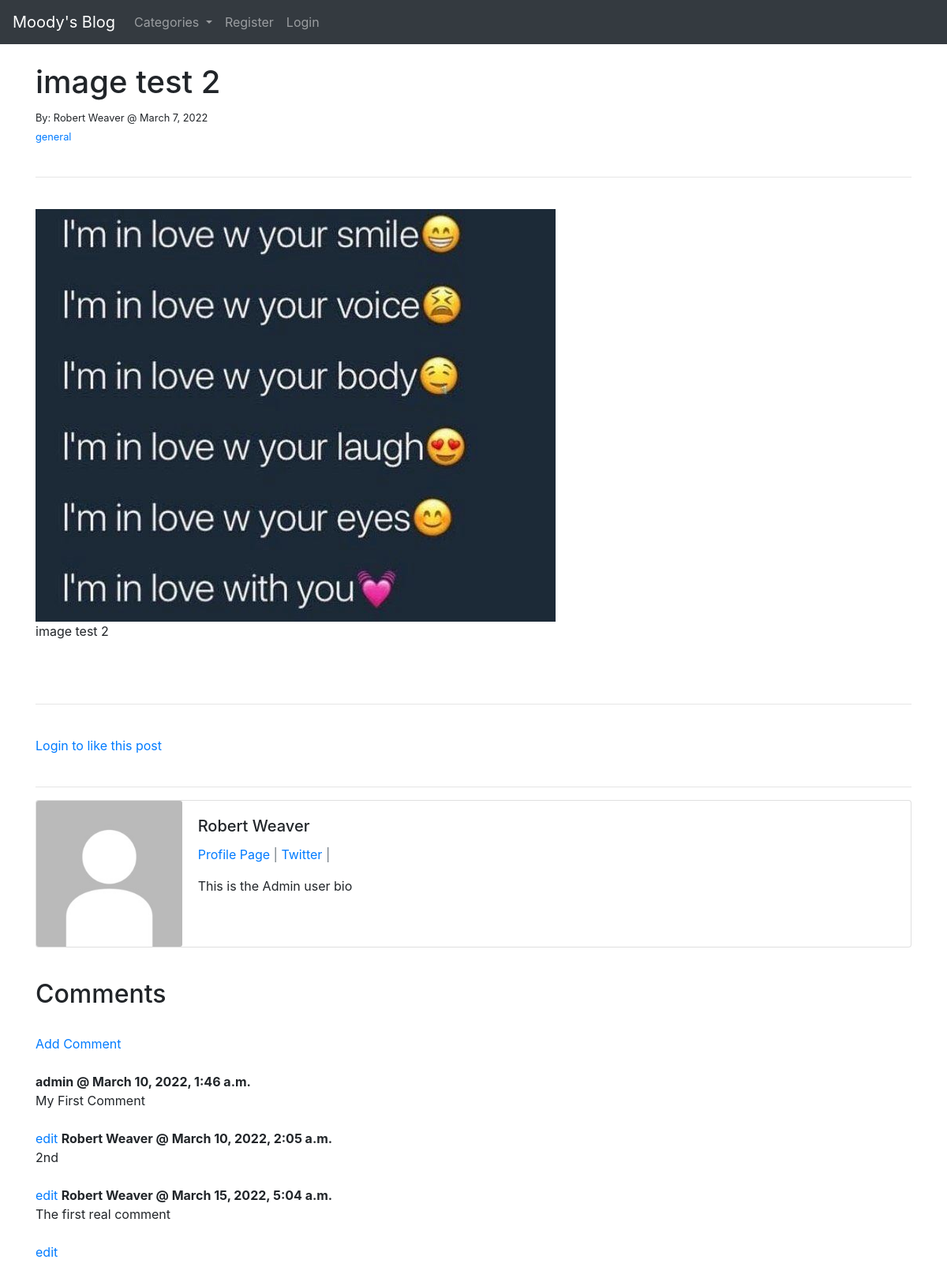
The app's page /post/admin/14/, older data.
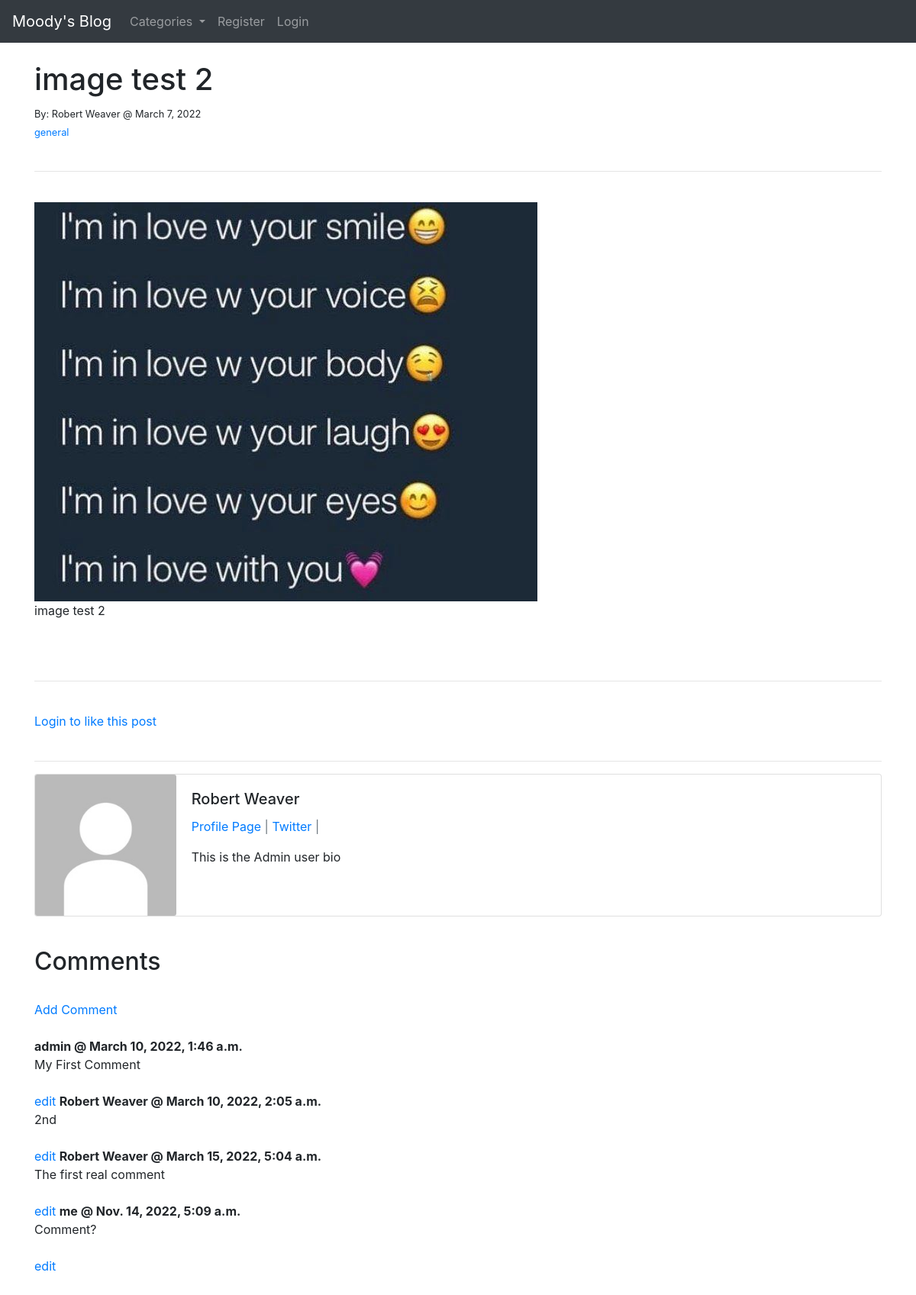
The same page, newer data.
### theblog/models.py (models this page shows, shortened)
class Post(models.Model):
    title = models.CharField(max_length=255, blank=True)
    header_image = models.ImageField(null=True, blank=True, upload_to='images/')
    title_tag = models.CharField(max_length=255)
    author = models.ForeignKey(User, on_delete=models.CASCADE)
    body = RichTextField(blank=True, null=True)
    post_date = models.DateField(auto_now_add=True)
    category = models.CharField(max_length=255, default='general')
    snippet = models.CharField(max_length=255)
    likes = models.ManyToManyField(User, related_name='blog_posts')
    def total_likes(self):
        return self.likes.count()

class Profile(models.Model):
    user = models.OneToOneField(User, null=True, on_delete=models.CASCADE)
    bio = models.TextField()
    profile_pic = models.ImageField(null=True, blank=True, upload_to='images/profile_pics/')
    website_url = models.CharField(max_length=255, null=True, blank=True)
    facebook_url = models.CharField(max_length=255, null=True, blank=True)
    twitter_url = models.CharField(max_length=255, null=True, blank=True)
    instagram_url = models.CharField(max_length=255, null=True, blank=True)

class Comment(models.Model):
    post = models.ForeignKey(Post, related_name="comments", on_delete=models.CASCADE)
    name = models.CharField(max_length=255)
    body = models.TextField()
    date_added = models.DateTimeField(auto_now_add=True)

### theblog/views.py (the view)
# urls.py: path('post/<str:author>/<int:pk>/', ArticleDetailView.as_view(), name="article-detail"),
class ArticleDetailView(DetailView):
    model = Post
    template_name = 'article_details.html'
    def get_context_data(self, *args, **kwargs):
        cat_menu = Category.objects.all()
        stuff = get_object_or_404(Post, id=self.kwargs['pk'])
        total_likes = stuff.total_likes()
        liked = False
        if stuff.likes.filter(id=self.request.user.id).exists():
            liked = True
        context = super(ArticleDetailView, self).get_context_data(*args, **kwargs)
        context["cat_menu"] = cat_menu
        context['total_likes'] = total_likes
        context['liked'] = liked
        return context
    def get_queryset(self, *args, **kwargs):
        return super().get_queryset(*args, **kwargs).filter(
            author__username=self.kwargs["author"]
        )

### theblog/models.py (called while the page is built)
    def __str__(self):
        return self.name

### theblog/templates/article_details.html (shortened to what this page needs)
{% extends 'base.html' %}
{% load static %}
{% block content %}
    <h1>{{ post.title }}</h1>
    <small>By:
        {{ post.author.first_name }}
        {{ post.author.last_name }} @ {{ post.post_date }} <br/>
        <a href="{% url 'category' post.category|slugify %}">{{ post.category }}</a><br/>
    </small><br/>
    <hr>
    <br />
    {% if post.header_image %}
        <img src="{{ post.header_image.url }}" />
    {% endif %}
    {{ post.body|safe }}
    <br/><br/>
    <hr>
    <br/>
    <form action="{% url 'like_post' post.pk %}" method="POST">
        {% if user.is_authenticated %}
            {% if liked %}
                <button type="submit" class="btn btn-danger btn-sm" name="post_id" value="{{ post.id }}">Unlike</button> - {{ total_likes }} Likes
            {% else %}
                <button type="submit" class="btn btn-primary btn-sm" name="post_id" value="{{ post.id }}">Like</button> - {{ total_likes }} Likes
            {% endif %}
        {% else %}
            <a href="{% url 'login' %}">Login to like this post</a>
        {% endif %}
    </form>
<br/>
<hr>
<div class="card mb-3">
    <div class="row no-gutters">
      <div class="col-md-2">
      {% if post.author.profile.profile_pic %}
        <img src="{{ post.author.profile.profile_pic.url }}" class="card-img">
      {% else %}
        <img src="{% static 'moodyblog/images/default_profile_pic.jpeg' %}" class="card-img" class="card-img">
      {% endif %}
      </div>
      <div class="col-md-10">
        <div class="card-body">
          <h5 class="card-title">{{ post.author.first_name }} {{ post.author.last_name }}</h5>
          <p class="card-text text-muted">
              <a href="{% url 'show_profile_page' post.author.profile.id %}">Profile Page</a> |
              {% if post.author.profile.twitter_url %}
                <a href="{{ post.author.profile.twitter_url }}">Twitter</a> |
              {% endif %}
          </p>
          <p class="card-text">{{ post.author.profile.bio }}</p>
        </div>
      </div>
    </div>
  </div>
  <br/>
  <h2>Comments</h2>
  <br/>
  {% if not post.comments.all %}
      No comments yet.<a href="{% url 'add_comment' post.pk %}">Be the first to comment!</a>
  {% else %}
      <a href="{% url 'add_comment' post.pk %}">Add Comment</a>
      <br/><br/>
      {% for comment in post.comments.all %}
        <strong>{{ comment.name }} @ {{ comment.date_added }}</strong><br/>
        {{ comment.body }}
        <br/><br/>
        <a href="{% url 'edit_comment' post.pk %}">edit</a>
        {% endfor %}
  {% endif %}
  <br/>
  <br/><br/>
{% endblock %}

### theblog/templates/base.html (shortened to what this page needs)
<!doctype html>
{% load static %}
<html lang="en">
  <head>
    <link rel="stylesheet" href="https://stackpath.bootstrapcdn.com/bootstrap/4.4.1/css/bootstrap.min.css">
  </head>
  <body>
    <nav class="navbar navbar-expand-lg navbar-dark bg-dark">
      <a class="navbar-brand" href="{% url 'home' %}">Moody's Blog</a>
      <div class="collapse navbar-collapse" id="navbarSupportedContent">
        <ul class="navbar-nav mr-auto">
          {% if cat_menu %}
          <li class="nav-item dropdown">
            <a class="nav-link dropdown-toggle" href="#" id="navbarDropdown" role="button" data-toggle="dropdown" aria-haspopup="true" aria-expanded="false">
              Categories
            </a>
          </li>
          {% else %}
            <li class="nav-item">
              <a class="nav-link" href="{% url 'category-list' %}">Category List</a>
            </li>
          {% endif %}
          {% if user.is_authenticated %}
            <li class="nav-item">
              <a class="nav-link" href="{% url 'add_post' %}">Add Post</a>
            </li>
            {% if user.is_superuser %}
              <li class="nav-item">
                <a class="nav-link" href="{% url 'user_list' %}">User List</a>
              </li>
            {% endif %}
          {% else %}
            <li class="nav-item">
              <a class="nav-link" href="{% url 'register' %}">Register</a>
            </li>
            <li class="nav-item">
              <a class="nav-link" href="{% url 'login' %}">Login</a>
            </li>
          {% endif %}
        </ul>
      </div>
    </nav>
    <br/>
    <div class="container">
        {% block content %}
        {% endblock %}
    </div>
  </body>
</html>

Row changes from the older to the newer data that the page shows:
added Comment: name "me", date_added "Nov. 14, 2022, 5:09 a.m.", body "Comment?"
